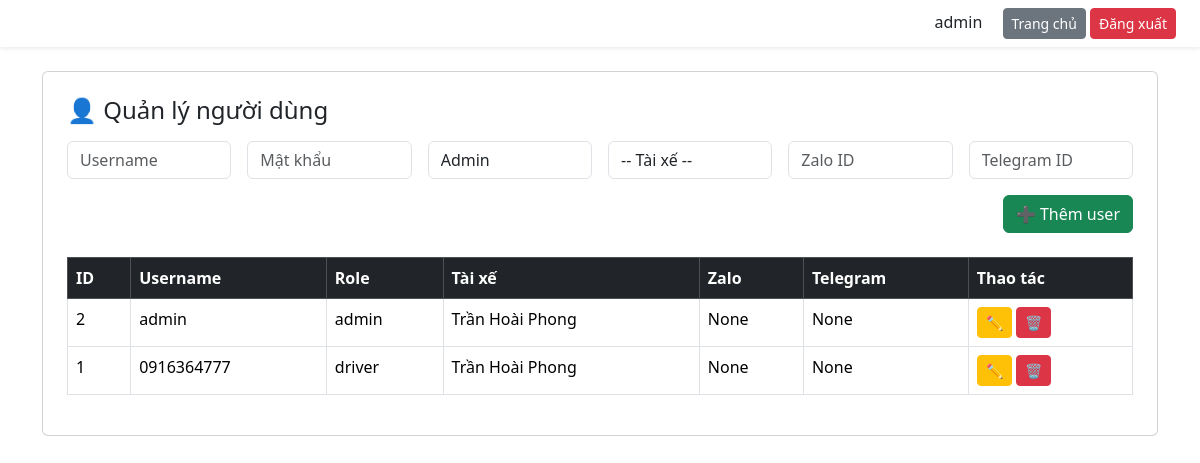
Screenshot of /quan-ly-user (signed in) with the database file from the repository.
### tables this page shows
CREATE TABLE users (
    id INTEGER PRIMARY KEY AUTOINCREMENT,
    username TEXT UNIQUE NOT NULL,
    password_hash TEXT NOT NULL,
    role TEXT NOT NULL,            -- admin | driver
    driver_id INTEGER,
    is_active INTEGER DEFAULT 1,
    created_at DATETIME DEFAULT CURRENT_TIMESTAMP
, zalo_user_id TEXT, telegram_chat_id TEXT);

CREATE TABLE drivers (
  id INTEGER PRIMARY KEY AUTOINCREMENT,
  name TEXT
, phone TEXT, address TEXT, zalo_user_id TEXT, telegram_chat_id TEXT);

### app.py (the view, shortened to what this page needs)
@app.route("/quan-ly-user", methods=["GET", "POST"])
@login_required
@admin_required
def quan_ly_user():
    con = db()
    users = con.execute("""
        SELECT u.*, d.name
        FROM users u
        LEFT JOIN drivers d ON u.driver_id = d.id
        ORDER BY u.id DESC
    """).fetchall()
    drivers = con.execute("""
        SELECT id, name FROM drivers ORDER BY name
    """).fetchall()
    con.close()
    return render_template(
        "quan_ly_user.html",
        users=users,
        drivers=drivers
    )

### app.py (called while the page is built)
def db():
    con = sqlite3.connect(
        "fleet.db",
        timeout=30,
        check_same_thread=False
    )
    con.row_factory = sqlite3.Row
    con.execute("PRAGMA journal_mode=WAL;")
    con.execute("PRAGMA synchronous=NORMAL;")
    return con

@app.before_request
def auto_session_timeout():
    session.permanent = True
    now = int(time.time())
    if "last_activity" in session:
        elapsed = now - session["last_activity"]
        if elapsed > 900:
            session.clear()
            return redirect("/login")
    session["last_activity"] = now

def login_required(f):
    @wraps(f)
    def decorated(*args, **kwargs):
        if "user_id" not in session:
            return redirect("/login")
        return f(*args, **kwargs)
    return decorated

def admin_required(f):
    @wraps(f)
    def decorated(*args, **kwargs):
        if session.get("role") != "admin":
            return "Không có quyền truy cập", 403
        return f(*args, **kwargs)
    return decorated

### templates/quan_ly_user.html (shortened to what this page needs)
{% extends "layout.html" %}
{% block content %}
<div class="card p-4 card-dashboard">
<h4 class="mb-3">👤 Quản lý người dùng</h4>
<form method="post" action="/quan-ly-user" class="row g-3 mb-4">
<div class="col-md-2">
<input name="username" class="form-control" placeholder="Username" required>
</div>
<div class="col-md-2">
<input type="password" name="password" class="form-control" placeholder="Mật khẩu" required>
</div>
<div class="col-md-2">
<select name="role" class="form-control">
<option value="admin">Admin</option>
</select>
</div>
<div class="col-md-2">
<select name="driver_id" class="form-control">
<option value="">-- Tài xế --</option>
</select>
</div>
<div class="col-md-2">
<input name="zalo_user_id" class="form-control" placeholder="Zalo ID">
</div>
<div class="col-md-2">
<input name="telegram_chat_id" class="form-control" placeholder="Telegram ID">
</div>
<div class="col-md-12 text-end">
<button class="btn btn-success">➕ Thêm user</button>
</div>
</form>
<table class="table table-bordered table-hover">
<thead class="table-dark">
<tr>
<th>ID</th>
<th>Username</th>
<th>Role</th>
<th>Tài xế</th>
<th>Zalo</th>
<th>Telegram</th>
<th>Thao tác</th>
</tr>
</thead>
<tbody>
{% for u in users %}
<tr>
<td>{{u.id}}</td>
<td>{{u.username}}</td>
<td>{{u.role}}</td>
<td>{{u.name}}</td>
<td>{{u.zalo_user_id}}</td>
<td>{{u.telegram_chat_id}}</td>
<td>
<a href="/sua-user/{{u.id}}" class="btn btn-warning btn-sm">✏️</a>
<a href="/xoa-user/{{u.id}}" class="btn btn-danger btn-sm"
onclick="return confirm('Xóa user?')">🗑</a>
</td>
</tr>
{% endfor %}
</tbody>
</table>
</div>
{% endblock %}

### rows the page displays
users: id "2", username "admin", role "admin", name "Trần Hoài Phong", zalo_user_id "None", telegram_chat_id "None"
users: id "1", username "0916364777", role "driver", name "Trần Hoài Phong", zalo_user_id "None", telegram_chat_id "None"

### other values shown
{{ session.get('username') }} "admin"
